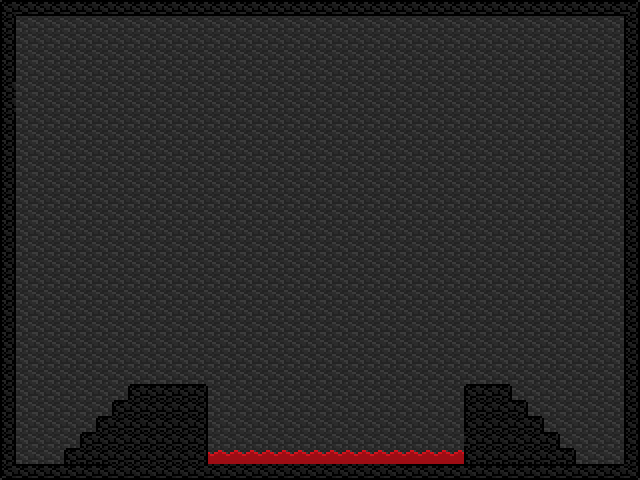

The image is a tile-based game level rendered from a .tmx file. Its description and complete source (layers, tilesets, objects, tile grids) follow:
An orthogonal 40x30 tile map with 16x16 px tiles, 1 tile layer (fondo).

<map version="1.0" orientation="orthogonal" renderorder="right-down" width="40" height="30" tilewidth="16" tileheight="16">
 <tileset firstgid="1" name="sheet" tilewidth="16" tileheight="16">
  <image source="../sheet.png" width="256" height="256" />
 </tileset>
 <layer name="fondo" width="40" height="30">
  <data encoding="csv">
1,5,5,5,5,5,5,5,5,5,5,5,5,5,5,5,5,5,5,5,5,5,5,5,5,5,5,5,5,5,5,5,5,5,5,5,5,5,5,3,
36,49,49,49,49,49,49,49,49,49,49,49,49,49,49,49,49,49,49,49,49,49,49,49,49,49,49,49,49,49,49,49,49,49,49,49,49,49,49,36,
36,49,49,49,49,49,49,49,49,49,49,49,49,49,49,49,49,49,49,49,49,49,49,49,49,49,49,49,49,49,49,49,49,49,49,49,49,49,49,36,
36,49,49,49,49,49,49,49,49,49,49,49,49,49,49,49,49,49,49,49,49,49,49,49,49,49,49,49,49,49,49,49,49,49,49,49,49,49,49,36,
36,49,49,49,49,49,49,49,49,49,49,49,49,49,49,49,49,49,49,49,49,49,49,49,49,49,49,49,49,49,49,49,49,49,49,49,49,49,49,36,
17,49,49,49,49,49,49,49,49,49,49,49,49,49,49,49,49,49,49,49,49,49,49,49,49,49,49,49,49,49,49,49,49,49,49,49,49,49,49,36,
17,49,49,49,49,49,49,49,49,49,49,49,49,49,49,49,49,49,49,49,49,49,49,49,49,49,49,49,49,49,49,49,49,49,49,49,49,49,49,36,
36,49,49,49,49,49,49,49,49,49,49,49,49,49,49,49,49,49,49,49,49,49,49,49,49,49,49,49,49,49,49,49,49,49,49,49,49,49,49,36,
36,49,49,49,49,49,49,49,49,49,49,49,49,49,49,49,49,49,49,49,49,49,49,49,49,49,49,49,49,49,49,49,49,49,49,49,49,49,49,36,
36,49,49,49,49,49,49,49,49,49,49,49,49,49,49,49,49,49,49,49,49,49,49,49,49,49,49,49,49,49,49,49,49,49,49,49,49,49,49,36,
36,49,49,49,49,49,49,49,49,49,49,49,49,49,49,49,49,49,49,49,49,49,49,49,49,49,49,49,49,49,49,49,49,49,49,49,49,49,49,36,
36,49,49,49,49,49,49,49,49,49,49,49,49,49,49,49,49,49,49,49,49,49,49,49,49,49,49,49,49,49,49,49,49,49,49,49,49,49,49,36,
36,49,49,49,49,49,49,49,49,49,49,49,49,49,49,49,49,49,49,49,49,49,49,49,49,49,49,49,49,49,49,49,49,49,49,49,49,49,49,36,
36,49,49,49,49,49,49,49,49,49,49,49,49,49,49,49,49,49,49,49,49,49,49,49,49,49,49,49,49,49,49,49,49,49,49,49,49,49,49,36,
36,49,49,49,49,49,49,49,49,49,49,49,49,49,49,49,49,49,49,49,49,49,49,49,49,49,49,49,49,49,49,49,49,49,49,49,49,49,49,36,
36,49,49,49,49,49,49,49,49,49,49,49,49,49,49,49,49,49,49,49,49,49,49,49,49,49,49,49,49,49,49,49,49,49,49,49,49,49,49,36,
36,49,49,49,49,49,49,49,49,49,49,49,49,49,49,49,49,49,49,49,49,49,49,49,49,49,49,49,49,49,49,49,49,49,49,49,49,49,49,36,
36,49,49,49,49,49,49,49,49,49,49,49,49,49,49,49,49,49,49,49,49,49,49,49,49,49,49,49,49,49,49,49,49,49,49,49,49,49,49,36,
36,49,49,49,49,49,49,49,49,49,49,49,49,49,49,49,49,49,49,49,49,49,49,49,49,49,49,49,49,49,49,49,49,49,49,49,49,49,49,36,
36,49,49,49,49,49,49,49,49,49,49,49,49,49,49,49,49,49,49,49,49,49,49,49,49,49,49,49,49,49,49,49,49,49,49,49,49,49,49,36,
36,49,49,49,49,49,49,49,49,49,49,49,49,49,49,49,49,49,49,49,49,49,49,49,49,49,49,49,49,49,49,49,49,49,49,49,49,49,49,36,
36,49,49,49,49,49,49,49,49,49,49,49,49,49,49,49,49,49,49,49,49,49,49,49,49,49,49,49,49,49,49,49,49,49,49,49,49,49,49,36,
36,49,49,49,49,49,49,49,49,49,49,49,49,49,49,49,49,49,49,49,49,49,49,49,49,49,49,49,49,49,49,49,49,49,49,49,49,49,49,36,
36,49,49,49,49,49,49,49,49,49,49,49,49,49,49,49,49,49,49,49,49,49,49,49,49,49,49,49,49,49,49,49,49,49,49,49,49,49,49,36,
36,49,49,49,49,49,49,49,1,2,2,2,3,49,49,49,49,49,49,49,49,49,49,49,49,49,49,49,49,1,2,3,49,49,49,49,49,49,49,36,
36,49,49,49,49,49,49,1,18,18,18,18,19,49,49,49,49,49,49,49,49,49,49,49,49,49,49,49,49,17,18,18,3,49,49,49,49,49,49,36,
36,49,49,49,49,49,1,18,18,18,18,18,19,49,49,49,49,49,49,49,49,49,49,49,49,49,49,49,49,17,18,18,18,3,49,49,49,49,49,36,
36,49,49,49,49,1,18,18,18,18,18,18,19,49,49,49,49,49,49,49,49,49,49,49,49,49,49,49,49,18,18,18,18,18,3,49,49,49,49,36,
36,49,49,49,1,18,18,18,18,18,18,18,19,9,9,9,9,9,9,9,9,9,9,9,9,9,9,9,9,17,18,18,18,18,18,3,49,49,49,36,
33,5,5,5,5,5,5,34,34,34,34,34,34,34,34,34,34,34,34,34,34,34,34,34,34,5,5,5,5,5,5,5,5,5,5,5,5,5,5,35
</data>
 </layer>
</map>
